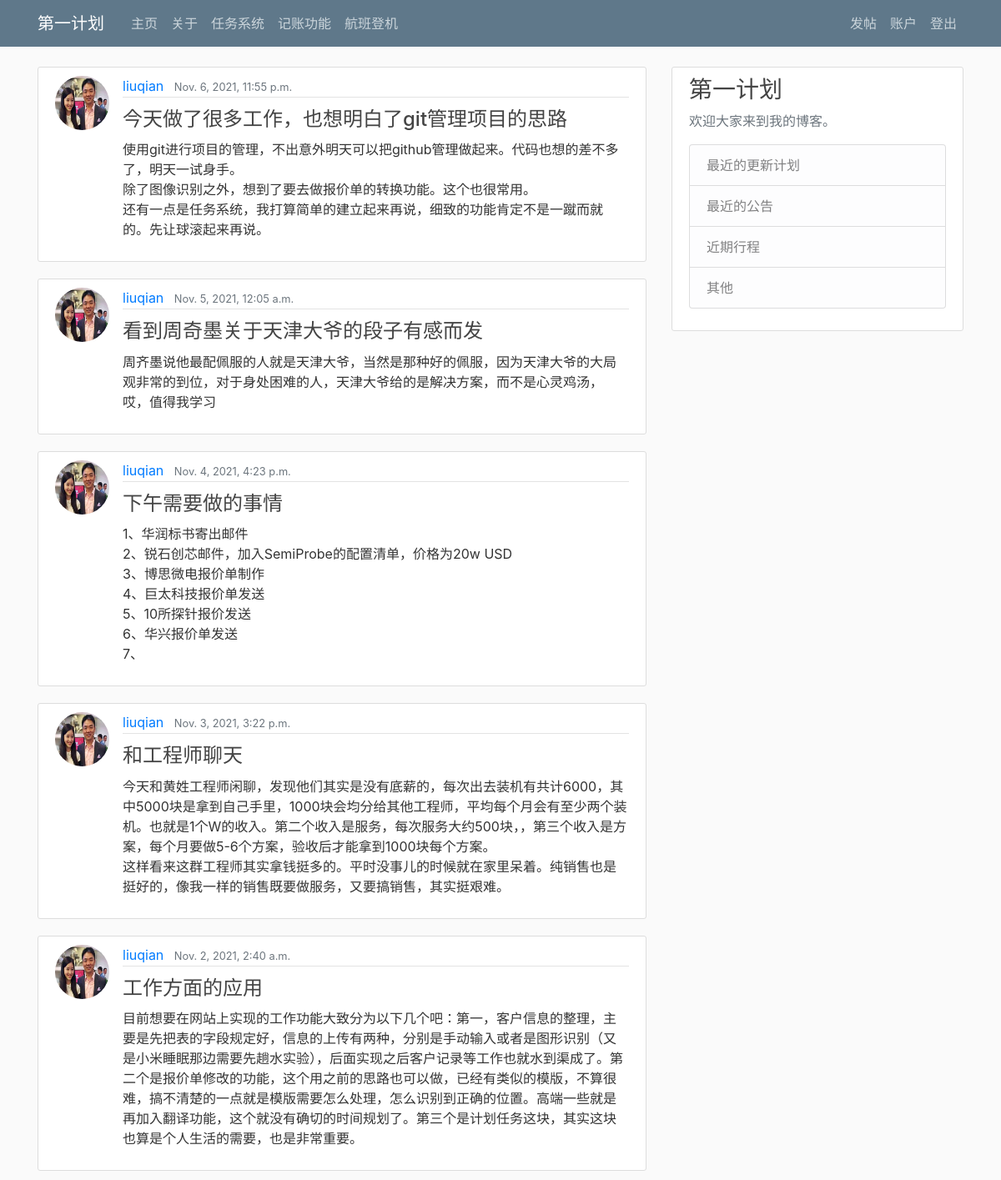
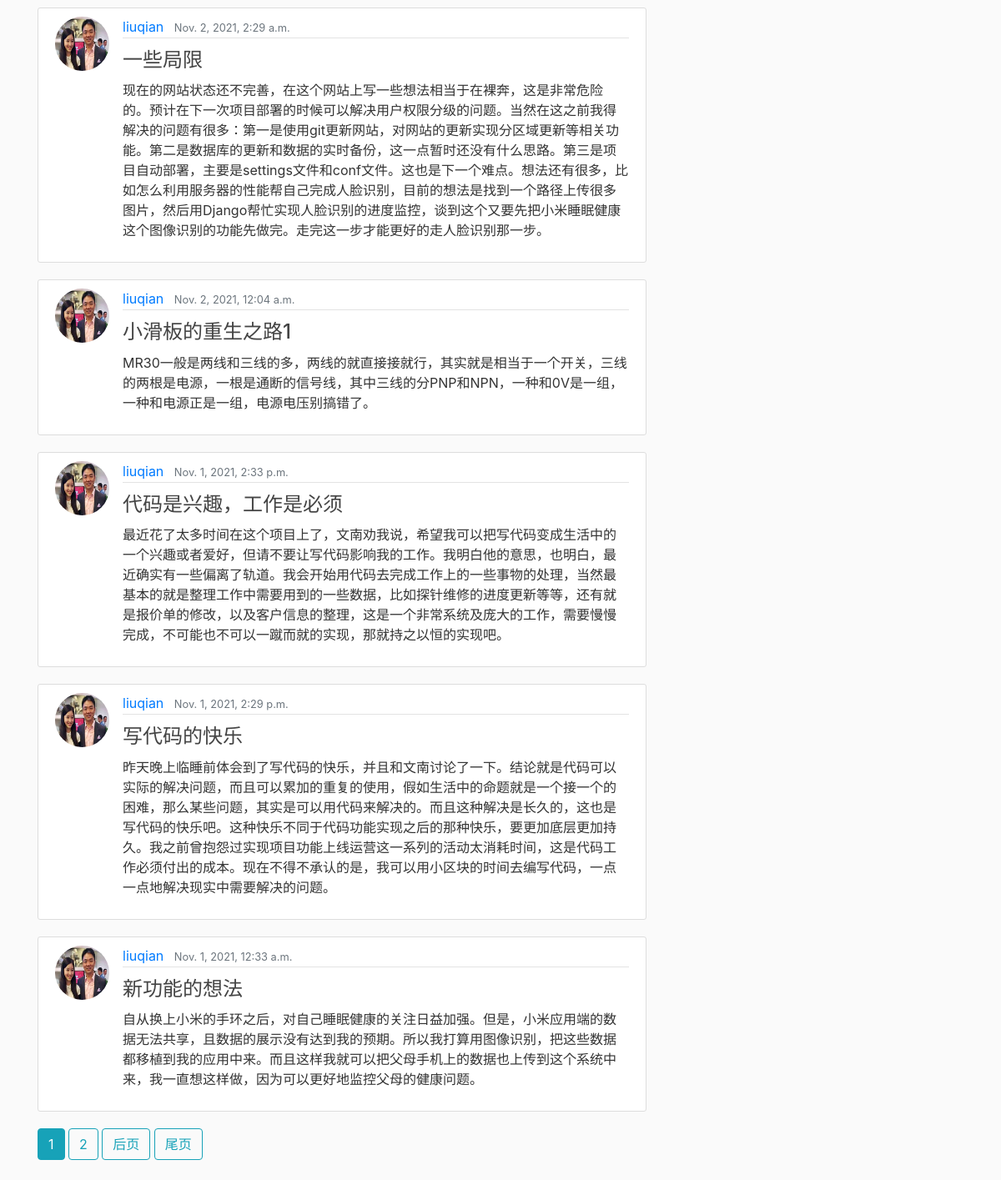
Page / (signed in) on the earlier database version (2 pictures, top to bottom).
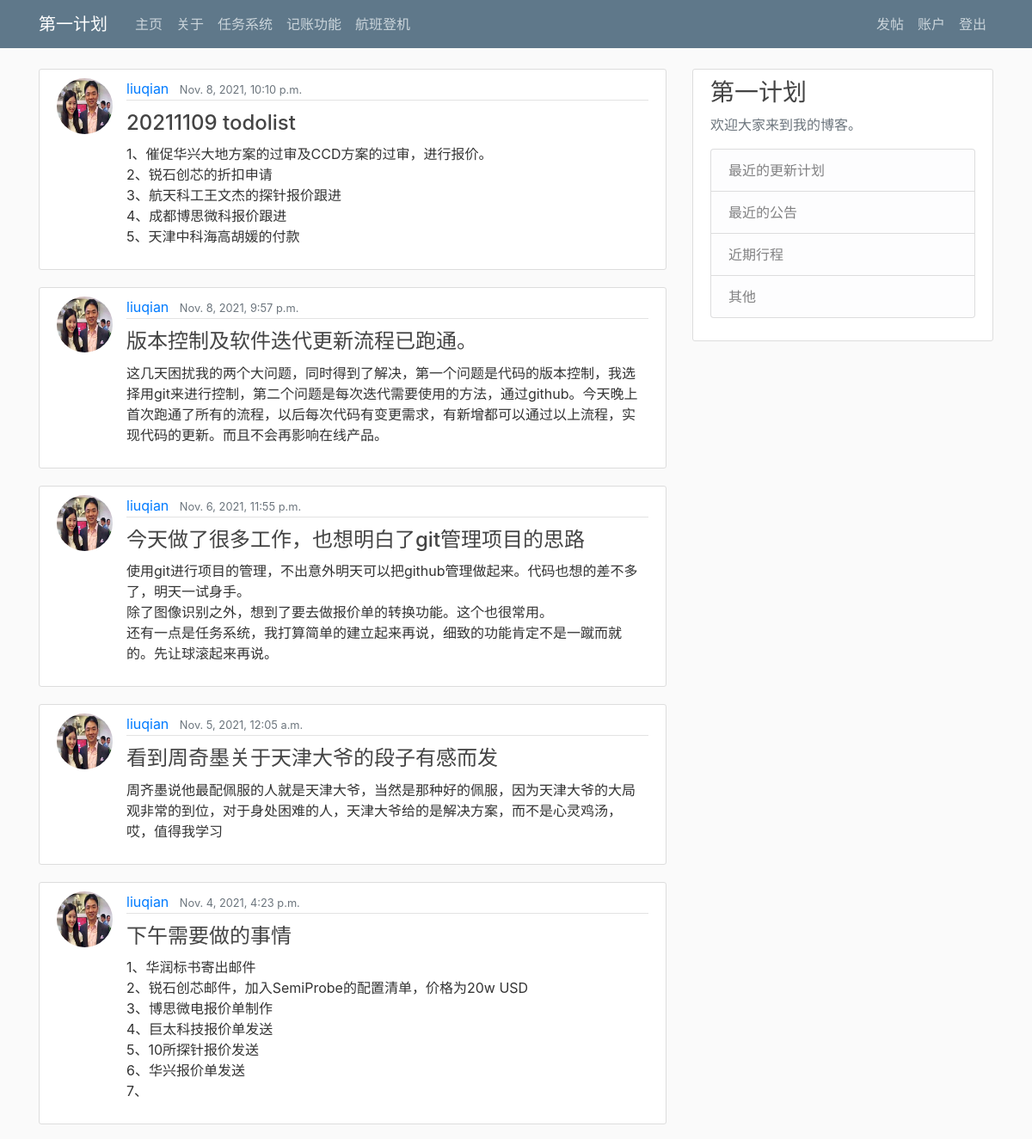
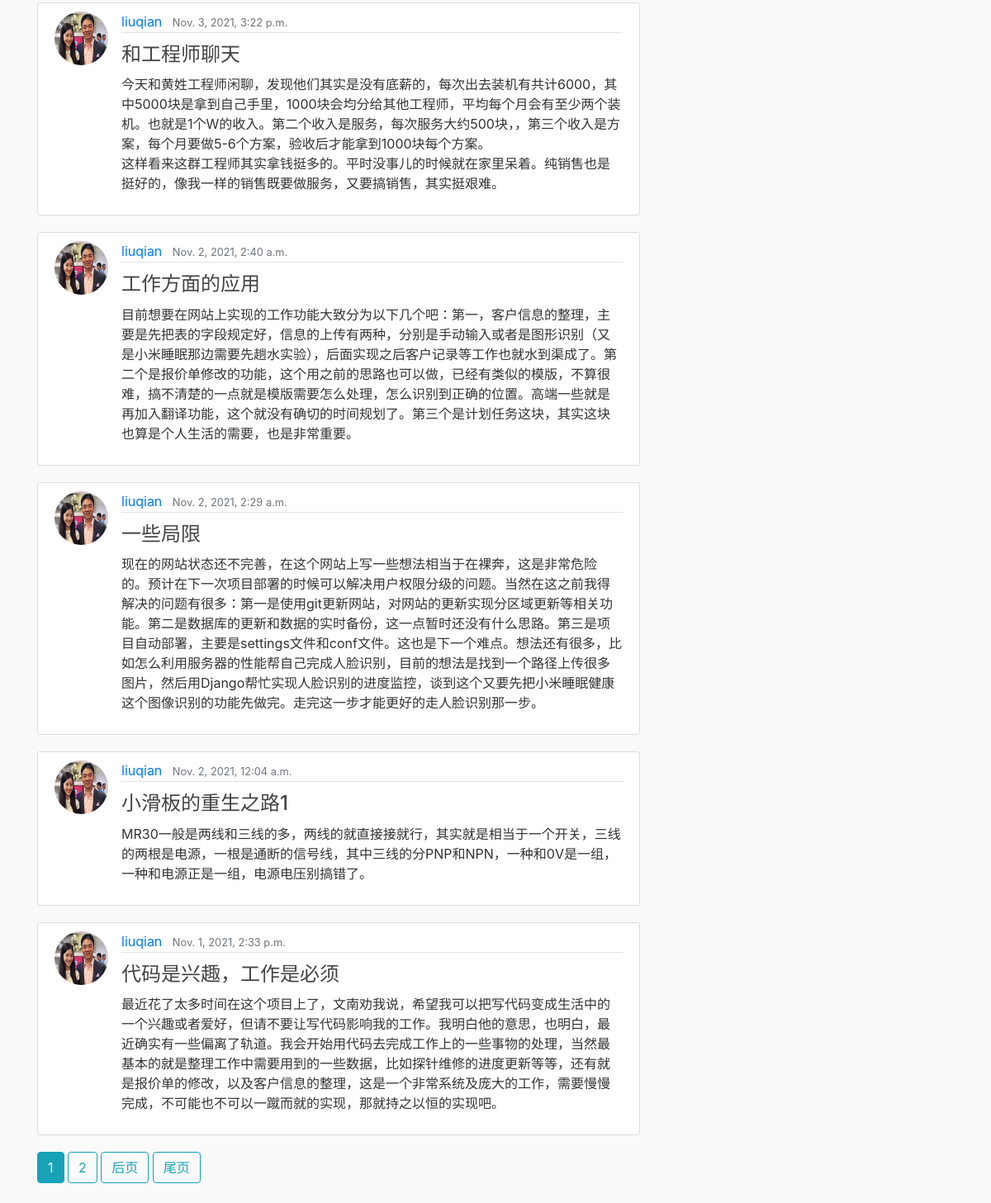
Same page on the later database version (2 pictures, top to bottom).
### blog/models.py (models this page shows, shortened)
class Post(models.Model):
    title = models.CharField(max_length=100, verbose_name='标题', help_text='言简意赅的表述大意即可')
    content = models.TextField(verbose_name='内容', help_text='重要的细节及逻辑')
    date_posted = models.DateTimeField(default=timezone.now, verbose_name='发布时间')
    author = models.ForeignKey(User, on_delete=models.CASCADE, verbose_name='作者')

### users/models.py (models this page shows, shortened)
class Profile(models.Model):
    user = models.OneToOneField(User,on_delete=models.CASCADE)
    image = models.ImageField(verbose_name='图片', default='default.jpg', upload_to='profile_pics')

### blog/views.py (the view)
# urls.py: path('', PostListView.as_view(), name = "blog-home"),
class PostListView(LoginRequiredMixin, ListView):
    model = Post
    template_name = 'blog/home.html'  #<app>/<model>_<viewtype>.html
    context_object_name = 'posts'
    ordering = ['-date_posted']
    paginate_by = 10

### blog/templates/blog/home.html (shortened to what this page needs)
{% extends 'blog/base.html' %}
{% block content %}
    {% for post in posts %}
      <article class="media content-section">
        <img class="rounded-circle article-img" src="{{ post.author.profile.image.url }}" alt="">
          <div class="media-body">
            <div class="article-metadata">
            <a class="mr-2" href="{% url 'user-posts' post.author.username %}">{{ post.author}}</a>
            <small class="text-muted">{{ post.date_posted}}</small>
            </div>
              <h2>
                <font font size='5'>
                  <a class="article-title" href="{% url 'post-detail' post.id %}">{{ post.title }}</a>
                </font>
              </h2>
          <p class="article-content">{{ post.content}}</p>
          </div>
        </article>
    {% endfor %}
    {% if is_paginated %}
      {% for num in page_obj.paginator.page_range %}
        {% if page_obj.number == num %}
          <a class="btn btn-info mb-4" href="?page={{ num }}">{{ num }}</a>
        {% elif num > page_obj.number|add:'-3' and num < page_obj.number|add:'3' %}
          <a class="btn btn-outline-info mb-4" href="?page={{ num }}">{{ num }}</a>
        {% endif %}
      {% endfor %}
      {% if page_obj.has_next %}
        <a class="btn btn-outline-info mb-4" href="?page={{ page_obj.next_page_number }}">后页</a>
        <a class="btn btn-outline-info mb-4" href="?page={{ page_obj.paginator.num_pages }}">尾页</a>
      {% endif %}
    {% endif %}
{% endblock content %}

Differences in the rows shown:
no longer on this page (row unchanged): Post: author.profile.image (picture), author "liuqian", date_posted "Nov. 1, 2021, 2:29 p.m.", title "写代码的快乐", content "昨天晚上临睡前体会到了写代码的快乐，并且和文南讨论了一下。结论就是代码可以实际的解决问题，而且可以累加的重复的使用，假如生活中的命题就是一个接一个的困难，那么某些问题，其实是可以用代码来解决的。而且这种解决是长久的，这也是写代码的快乐吧。这种快乐不同于代码功能实现之后的那种快乐，要更加底层更加持久。我之前曾抱怨过实现项目功能上线运营这一系列的活动太消耗时间，这是代码工作必须付出的成本。现在不得不承认的是，我可以用小区块的时间去编写代码，一点一点地解决现实中需要解决的问题。"
no longer on this page (row unchanged): Post: author.profile.image (picture), author "liuqian", date_posted "Nov. 1, 2021, 12:33 a.m.", title "新功能的想法", content "自从换上小米的手环之后，对自己睡眠健康的关注日益加强。但是，小米应用端的数据无法共享，且数据的展示没有达到我的预期。所以我打算用图像识别，把这些数据都移植到我的应用中来。而且这样我就可以把父母手机上的数据也上传到这个系统中来，我一直想这样做，因为可以更好地监控父母的健康问题。"
added Post: author.profile.image (picture), author "liuqian", date_posted "Nov. 8, 2021, 10:10 p.m.", title "20211109 todolist", content "1、催促华兴大地方案的过审及CCD方案的过审，进行报价。 2、锐石创芯的折扣申请 3、航天科工王文杰的探针报价跟进 4、成都博思微科报价跟进 5、天津中科海高胡媛的付款"
added Post: author.profile.image (picture), author "liuqian", date_posted "Nov. 8, 2021, 9:57 p.m.", title "版本控制及软件迭代更新流程已跑通。", content "这几天困扰我的两个大问题，同时得到了解决，第一个问题是代码的版本控制，我选择用git来进行控制，第二个问题是每次迭代需要使用的方法，通过github。今天晚上首次跑通了所有的流程，以后每次代码有变更需求，有新增都可以通过以上流程，实现代码的更新。而且不会再影响在线产品。"
